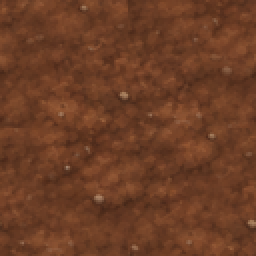
#> input picture scripts/terrain_modern/soil.png, 128 x 128 px (shown 2 times larger)
$ python make_furrows.py
#> lines starting #> are read from the running program, lines starting #| are printed output that depends on the picture
# Tilled soil: the seamless soil texture (soil.png, from ChatGPT) shaped into
# ploughed furrows. The ridges are made here, not painted, so that they line up
# from tile to tile: exactly RIDGES ridges a tile, each wobbling a little along
# its length with a period that also divides the tile.
#   tilled.png      dry turned earth
#   tilled_wet.png  the same, watered: darker, richer, a faint sheen on the ridges
import numpy as np
from PIL import Image

N = 128
RIDGES = 4
soil = np.asarray(Image.open('soil.png').convert('RGB').resize((N, N), Image.LANCZOS), np.float32)
y = np.arange(N)[:, None] + 0.5
x = np.arange(N)[None, :] + 0.5
# wobble: two gentle waves along the ridge, periods 1 and 1/2 of the tile
wob = 1.6 * np.sin(2 * np.pi * x / N) + 0.9 * np.sin(2 * np.pi * 2 * x / N + 1.3)
ph = 2 * np.pi * RIDGES * (y + wob) / N
h = np.sin(ph)                                   # +1 ridge top, -1 trough
lit = np.cos(ph)                                  # the ridge's north face catches the light (light from above-left)
shade = 1 + 0.20 * h + 0.10 * lit
shade = np.where(h < -0.55, shade - 0.18 * (-h - 0.55) / 0.45, shade)   # dark in the trough
dry = np.clip(soil * shade[..., None], 0, 255)
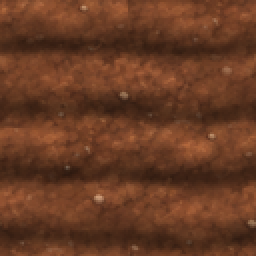
#> dry: shape (128, 128, 3) float64 (shown 2 times larger); mean R, G, B 103.9, 59.6, 36.6
Image.fromarray(dry.astype(np.uint8)).save('tilled.png')

wet = soil * np.array([0.70, 0.66, 0.66], np.float32)          # darker, the red brown deepened
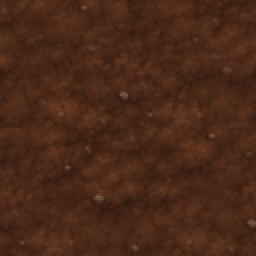
#> wet: shape (128, 128, 3) float32 (shown 2 times larger); mean R, G, B 75.7, 41, 25.1
wet = wet * shade[..., None]
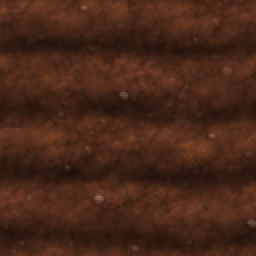
#> wet: shape (128, 128, 3) float64 (shown 2 times larger); mean R, G, B 72.7, 39.3, 24.1
sheen = np.clip((h - 0.75) / 0.25, 0, 1) * np.clip(lit + 0.2, 0, 1) * 16
wet = np.clip(wet + sheen[..., None], 0, 255)
Image.fromarray(wet.astype(np.uint8)).save('tilled_wet.png')

# check: the tile must wrap
for name, t in (('tilled', dry), ('tilled_wet', wet)):
    d = lambda a, b: np.abs(a - b).sum(-1).mean()
    print(name, 'wrap x %.1f y %.1f, inner x %.1f y %.1f' % (d(t[:, 0], t[:, -1]), d(t[0], t[-1]),
          d(t[:, 1:], t[:, :-1]), d(t[1:], t[:-1])))
#> this loop made 2 passes
#> name on passes 1 to 2: 'tilled', 'tilled_wet'
#| tilled wrap x 11.8 y 16.3, inner x 9.8 y 13.6
#| tilled_wet wrap x 8.0 y 11.1, inner x 6.6 y 9.7
big = Image.new('RGB', (N * 6, N * 3))
#> big: PIL image 768x384 RGB; every value is 0
for i, n in enumerate(['tilled', 'tilled_wet']):
    im = Image.open(n + '.png')
    for yy in range(3):
        for xx in range(3):
            big.paste(im, (i * N * 3 + xx * N, yy * N))
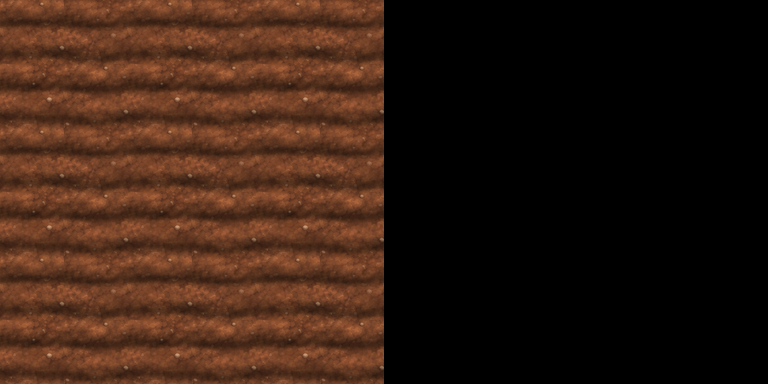
#> big: PIL image 768x384 RGB; mean R, G, B 51.7, 29.5, 18
big.save('tilled_view.png')
